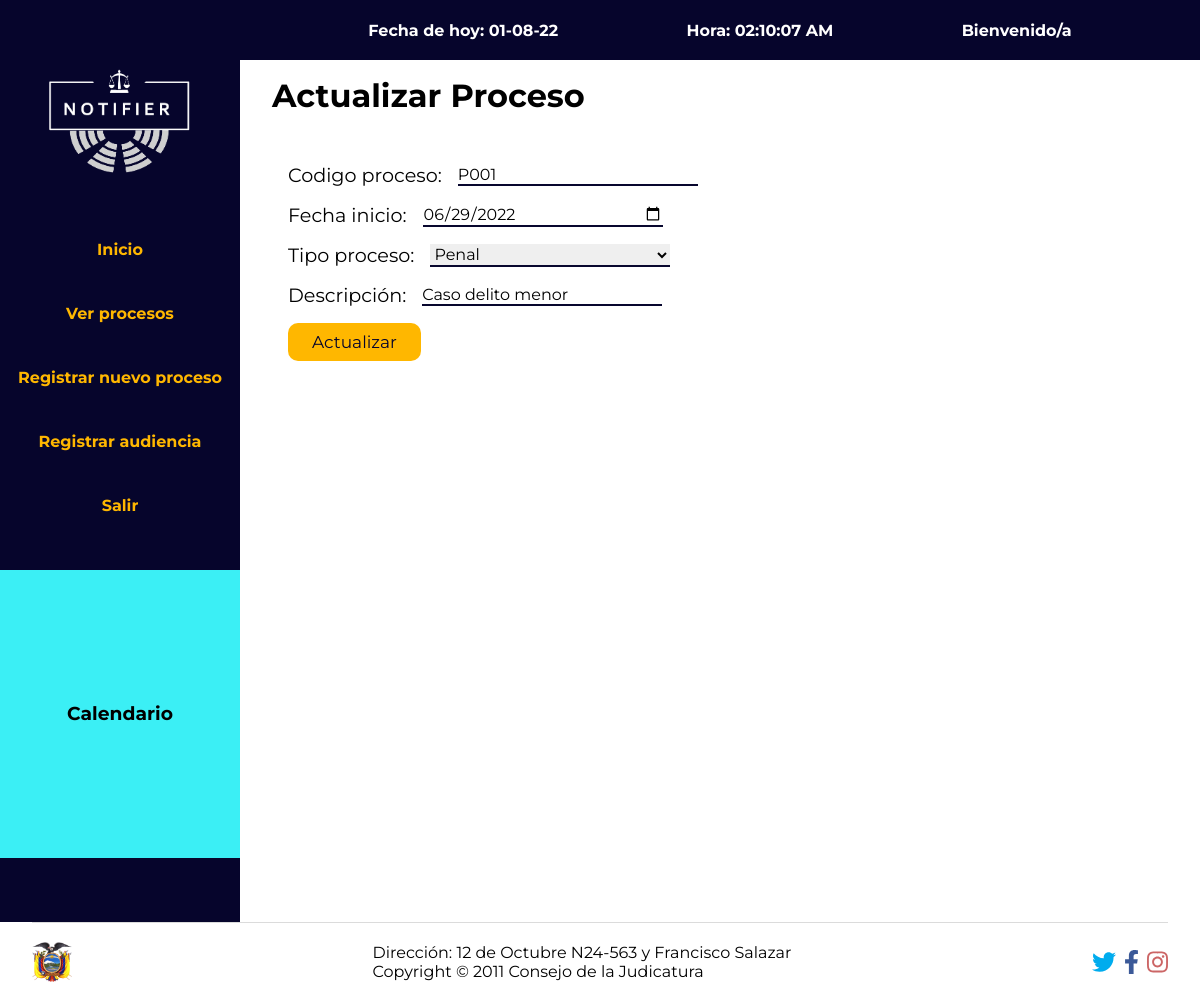
Page /secretaria/index.php?c=funciones&a=actualizarProceso&id=1 on the committed database.
### tables this page shows
CREATE TABLE `proceso` (
  `idproceso` int(11) NOT NULL,
  `codigo` varchar(45) DEFAULT NULL,
  `fech_creacion` datetime DEFAULT NULL,
  `tipo` int(11) NOT NULL,
  `descripcion` varchar(1000) DEFAULT NULL,
  `estado` int(11) DEFAULT NULL
);

### secretaria/controlador/funciones.php (called while the page is built, shortened)
<?php
require_once "modelo/procesoModel.php";
class funcionesController
{
    public function actualizarProceso()
    {
        $procesoModel = new procesoModel();
        $tiposProceso = $procesoModel->ListarTipoProcesos();
        $data = $procesoModel->BuscarProcesoId($_REQUEST['id']);
        require_once 'vistas/actualizar_proceso.php';
    }
}

### secretaria/modelo/procesoModel.php (called while the page is built, shortened)
<?php
require_once "../db/mysql.php";
class procesoModel
{
  public function BuscarProcesoId($id)
  {
    $miconexion = new clase_mysqli;
    $miconexion->conectar(DBHOST, DBUSER, DBPASS, DBNAME);
    $resSQL = $miconexion->consulta("select * from proceso where idproceso ='$id'");
    $resSQL = $miconexion->verconsulta();
    return $resSQL;
  }
  public function ListarTipoProcesos()
  {
    $miconexion = new clase_mysqli;
    $miconexion->conectar(DBHOST, DBUSER, DBPASS, DBNAME);
    $resSQL = $miconexion->consulta("select * from tipo_proceso");
    $rows = $miconexion->verconsulta();
    $tiposProcesos = [];
    foreach ($rows as $row) {
      $tiposProcesos[$row[0]] = $row[1];
    }
    return $tiposProcesos;
  }
}

### db/mysql.php (called while the page is built, shortened)
<?php
class clase_mysqli{
	var $BaseDatos;
	var $Servidor;
	var $Usuario;
	var $Clave;
	var $Conexion_ID=0;
	var $Consulta_ID=0;
	function clase_mysqli($host="", $user="", $pass="", $db=""){
		$this->BaseDatos=$db;
		$this->Servidor=$host;
		$this->Usuario=$user;
		$this->Clave=$pass;
	}
	function conectar($host, $user, $pass, $db){
		if($db != "")$this->BaseDatos=$db;
		if($host != "")$this->Servidor=$host;
		if($user != "")$this->Usuario=$user;
		$this->Conexion_ID=new mysqli($this->Servidor, $this->Usuario, $this->Clave, $this->BaseDatos);
		return$this->Conexion_ID;
	}
	function consulta($sql=""){
		$this->Consulta_ID=mysqli_query($this->Conexion_ID,$sql);
		return $this->Consulta_ID;
	}
	function numcampos(){
		return mysqli_num_fields($this->Consulta_ID);
	}
	function verconsulta(){
		$lista=array();
		while ($row=mysqli_fetch_array($this->Consulta_ID)) {
			$aux=array();
			for ($i=0; $i < $this->numcampos(); $i++) {
				$aux[]=$row[$i];
				}
				array_push($lista, $aux);
		}
		return $lista;
	}
}
?>

### secretaria/vistas/actualizar_proceso.php (the view, shortened to what this page needs)
<?php
include_once 'templates/cabeceras.inc.php';
include_once 'templates/barraNavegacion.inc.php';
include_once 'templates/menuLateral.inc.php';
?>
<main class="contenedor-principal">
    <h1>Actualizar Proceso</h1>
    <div class="formulario">
        <div class="formulario-contenedor">
            <form method="post" action="?c=funciones&a=editarProcess">
                <?php foreach ($data as $r) {
                    $timestamp = strtotime($r['2']);
                    $newDate = date("Y-m-d", $timestamp); ?>
                    <div class="grupoInput">
                        <label for="codproces">Codigo proceso:</label>
                        <input type="text" name="codproces" value="<?php echo $r['1'] ?>">
                    </div>
                    <div class="grupoInput">
                        <label for="fecha">Fecha inicio:</label>
                        <input type="date" name="fecha" value="<?php echo $newDate ?>">
                    </div>
                    <div class="grupoInput">
                        <label for="tipoUser">Tipo proceso:</label>
                        <select id="tipoUser" name="tipoUser">
                            <?php foreach ($tiposProceso as $key => $value) {
                                if ($key == $r['3']) { ?>
                                    <option value="<?php echo $key ?>" selected><?php echo $value ?></option>
                                <?php } else { ?>
                                    <option value="<?php echo $key ?>"><?php echo $value ?></option>
                            <?php }
                            } ?>
                        </select>
                    </div>
                    <div class="grupoInput">
                        <label for="descripcion">Descripción:</label>
                        <input type=text name="descripcion" value="<?php echo $r['4'] ?>">
                    </div>
                    <input type="submit" class="btn btn-primary btn-submit" value="Actualizar">
                <?php  } ?>
            </form>
        </div>
    </div>
</main>
<?php
include_once 'templates/footer.inc.php';
include_once 'templates/cierre.inc.php';
?>

### secretaria/css/dashboard-generales.css (style rules this page uses)
.btn { border-radius: 10px; background-color: #ffb700; padding: 0.5rem 1.5rem; font-size: 17px; line-height: 22px; color: #06052c; text-decoration: none; cursor: pointer; }

### secretaria/css/dashboard-estructura.css (style rules this page uses)
.app { display: grid; width: 100vw; height: 100vh; grid-template-areas: "navi head" "navi main" "foot foot"; grid-template-columns: 15rem auto; grid-template-rows: 3.75rem auto 5rem; }

### secretaria/css/dashboard-main-content.css (style rules this page uses)
.contenedor-principal { display: flex; flex-direction: column; padding: 1rem 2rem; }
.contenedor-principal .formulario { display: flex; flex-direction: column; justify-content: center; align-items: center; width: 100%; height: 100%; }

### secretaria/css/dashboard-formulario.css (style rules this page uses)
.formulario-contenedor { width: 100%; height: 100%; }
.formulario-contenedor > form { max-width: 640px; padding: 2rem 1rem; }
.formulario-contenedor > form .grupoInput { display: flex; align-items: center; column-gap: 1rem; margin: 1rem 0; }
.formulario-contenedor > form .grupoInput > label, .formulario-contenedor > form .grupoInput > input, .formulario-contenedor > form .grupoInput > select { font-size: 1.2rem; color: black; }
.formulario-contenedor > form .grupoInput > label { min-width: 7rem; }
.formulario-contenedor > form .grupoInput > input, .formulario-contenedor > form .grupoInput > select { font-size: 1rem; min-width: 15rem; border-bottom: 2px solid var(--color-corporative-primary); }

### rows in the picture
proceso: codproces "P001", fecha "06/29/2022", tipoUser "Penal", descripcion "Caso delito menor"

### other values in the picture
$fecha "01-08-22"
$hora->format('h:i:s A') "02:10:07 AM"
